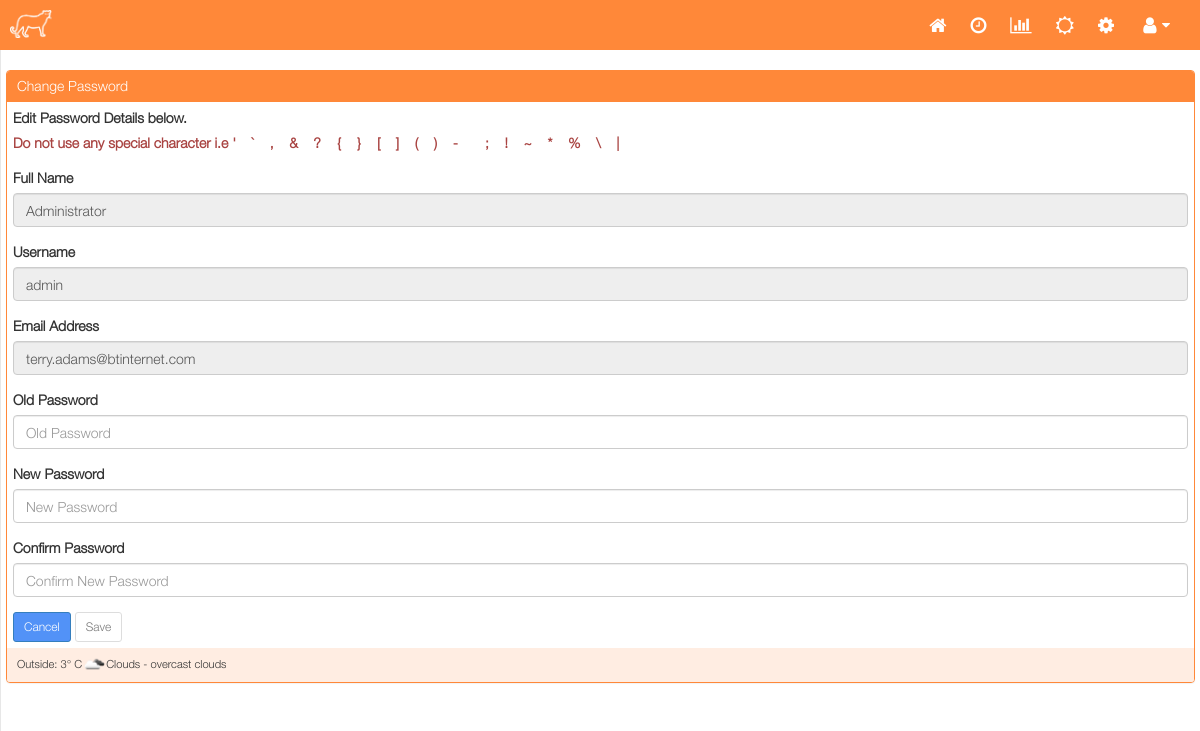
/user_accounts.php (signed in), run on the app's committed database.
### tables this page shows
CREATE TABLE IF NOT EXISTS `user` (
  `id` int(11) NOT NULL AUTO_INCREMENT,
  `account_enable` tinyint(1),
  `fullname` varchar(100) NOT NULL,
  `username` varchar(25) NOT NULL,
  `email` varchar(100) NOT NULL,
  `password` varchar(255) NOT NULL,
  `cpdate` timestamp NOT NULL ON UPDATE current_timestamp(),
  `account_date` timestamp NOT NULL,
  `admin_account` tinyint(4),
  PRIMARY KEY (`id`)
);

CREATE TABLE IF NOT EXISTS `weather` (
  `id` int(11) NOT NULL AUTO_INCREMENT,
  `sync` tinyint(4) NOT NULL,
  `location` varchar(50),
  `c` tinyint(4),
  `wind_speed` varchar(50),
  `title` varchar(50),
  `description` varchar(50),
  `sunrise` varchar(50),
  `sunset` varchar(50),
  `img` varchar(50),
  `last_update` timestamp NOT NULL ON UPDATE current_timestamp() COMMENT 'Last weather update',
  PRIMARY KEY (`id`)
);

### languages/en.php (called while the page is built, shortened)
<?php
$lang['title'] = "MaxAir - Smart Thermostat";
$lang['copyright'] = "BrainMax 2020. All Rights Reserved";
$lang['home'] = "Home";
$lang['login'] = "Login";
$lang['sign_in'] = "Please Sign In";
$lang['build'] = "Build";
$lang['powerd_by'] = "Powered By: Linux";
$lang['wifi_connect'] = "Connect To WiFi";
$lang['set_reboot'] = "Set and Restart";
$lang['lang_en'] = "English";
$lang['lang_pt'] = "Portuguese";
$lang['lang_fr'] = "Français";
$lang['lang_ro'] = "Română";
$lang['lang_lv'] = "Latviešu";
$lang['lang_it'] = "Italiano";
$lang['lang_de'] = "German";
$lang['start_time'] = "Start Time";
$lang['end_time'] = "End Time";
$lang['close'] = "Close";
$lang['dedicated_to'] = "Dedicated to: Amur Leopard";
$lang['cancel'] = "Cancel";
$lang['submit'] = "Submit";
$lang['do_not_refresh'] = "Do Not refresh or click the Back button on your Browser.";
$lang['temperature'] = "Temperature";
$lang['temp'] = "Temp";
$lang['humid'] = "Humid";
$lang['hot_water'] = "Hot Water";
$lang['cpu'] = "CPU";
$lang['start'] = "Start";
$lang['yes'] = "Yes";
$lang['save'] = "Save";
$lang['min_temperature'] = "Minimum Temperature";
$lang['max_temperature'] = "Maximum Temperature";
$lang['sch_name'] = "Schedule Name";
$lang['days'] = "Days";
$lang['hours'] = "Hours";
$lang['minutes'] = "Minutes";
$lang['seconds'] = "Seconds";
$lang['sun'] = "Sun";
$lang['mon'] = "Mon";
$lang['tue'] = "Tue";
$lang['wed'] = "Wed";
$lang['thu'] = "Thu";
$lang['fri'] = "Fri";
$lang['sat'] = "Sat";
$lang['jan'] = "Jan";
$lang['feb'] = "Feb";
$lang['mar'] = "Mar";
$lang['apr'] = "Apr";
$lang['may'] = "May";
$lang['jun'] = "Jun";
$lang['jul'] = "Jul";
$lang['aug'] = "Aug";
$lang['sep'] = "Sep";
$lang['oct'] = "Oct";
$lang['nov'] = "Nov";
$lang['dec'] = "Dec";
$lang['user_accounts'] = "User Accounts";
$lang['user_pass_empty'] = "Username and Password is empty.";
$lang['fullname_empty'] = "Fullname is empty";
?>

### user_accounts.php (the view, shortened to what this page needs)
<?php
require_once(__DIR__.'/st_inc/connection.php');
require_once(__DIR__.'/st_inc/functions.php');
if(isset($_GET['uid'])) {
        $id = $_GET['uid'];
	$dis = '';
	$req = '';
        if ($id != 0) {
		$title = $lang['edit_user'];
		$info_text = $lang['edit_user_text'];
	        $mode = 1;
	} else {
		$title = $lang['add_user'];
		$info_text = $lang['add_user_text'];
		$mode = 2;
	}
} else {
        $id = $_SESSION['user_id'];
        $dis = 'disabled';
	$req = 'required';
	$title = $lang['user_change_password'];
	$info_text = $lang['change_password_text'];
	$mode = 0;
}
$query = "SELECT * FROM user WHERE id = {$id} LIMIT 1";
$results = $conn->query($query);
$row = mysqli_fetch_assoc($results);
$fname = $row['fullname'];
$uname = $row['username'];
$email = $row['email'];
?>
<?php include("header.php"); ?>
<?php include_once("notice.php"); ?>
<div id="page-wrapper">
	<br>
	<div class="row">
        	<div class="panel panel-primary">
                	<div class="panel-heading">
                        	<?php echo $title; ?>
                        </div>
              		<div class="panel-body">
                                <form method="post" action="<?php $PHP_SELF ?>" data-toggle="validator" role="form" >
				<div class="form-group"><label><?php echo $info_text; ?></label>
				<br>
				<p class="text-danger"> <strong>Do not use any special character i.e
				' &nbsp;&nbsp; ` &nbsp;&nbsp; , &nbsp;&nbsp; & &nbsp;&nbsp; ? &nbsp;&nbsp; { &nbsp;&nbsp; } &nbsp;&nbsp; [ &nbsp;&nbsp; ] &nbsp;&nbsp; ( &nbsp;&nbsp; ) &nbsp;&nbsp; - &nbsp;&nbsp; &nbsp;&nbsp; ; &nbsp;&nbsp; ! &nbsp;&nbsp; ~ &nbsp;&nbsp; * &nbsp;&nbsp; % &nbsp;&nbsp; \ &nbsp;&nbsp; |</strong></p>
				</div>
				<div class="form-group"><label><?php echo $lang['fullname']; ?></label>
                			<input type="text" class="form-control" placeholder="Full Name" value="<?php echo $fname ;?>" id="full_name" name="full_name" data-error="Full Name is Required" autocomplete="off" required <?php echo $dis; ?>>
	                	</div>
        	        	<div class="form-group"><label><?php echo $lang['username']; ?></label>
                			<input type="text" class="form-control" placeholder="User Name" value="<?php echo $uname ;?>" id="user_name" name="user_name" data-error="User Name is Required" autocomplete="off" required <?php echo $dis; ?>>
                		</div>
                                <div class="form-group"><label><?php echo $lang['email_address']; ?></label>
                                        <input type="text" class="form-control" placeholder="Email Address" value="<?php echo $email ;?>" id="user_email" name="user_email" data-error="Email Address is Required" autocomplete="off" required <?php echo $dis; ?>>
                                </div>
				<?php if($mode != 2) {
	                		echo '<div class="form-group"><label>'.$lang['old_password'].'</label>'; if($mode == 1) { echo '<small class="text-muted">'.$lang['old_password_info'].'</small>'; }
        	        			echo '<input class="form-control" type="password" class="form-control" placeholder="Old Password" value="" id="old_pass" name="old_pass" data-error="Old Password is Required" autocomplete="off" '.$req.'>
                			<div class="help-block with-errors"></div>
					</div>';
				} ?>
	                	<div class="form-group"><label><?php echo $lang['new_password']; ?></label>
        	        		<input class="form-control" type="password" class="form-control" placeholder="New Password" value="" id="example-progress-bar" name="new_pass" data-error="New Password is Required" autocomplete="off" <?php echo $req; ?>>
				</div>
	                	<div class="form-group"><label><?php echo $lang['confirm_password']; ?></label>
        	        		<input class="form-control" type="password" class="form-control" placeholder="Confirm New Password" value="" id="con_pass" name="con_pass" data-error="Confirm New Password is Required" autocomplete="off" <?php echo $req; ?>>
				</div>
				<a href="home.php"><button type="button" class="btn btn-primary btn-sm"><?php echo $lang['cancel']; ?></button></a>
        	        	<input type="submit" name="submit" value="<?php echo $lang['save']; ?>" class="btn btn-default btn-sm">
                		</form>
	           	</div>
			<div class="panel-footer">
				<?php
				ShowWeather($conn);
				?>
                    	</div>
  		</div>
	</div>
</div>
<?php include("footer.php");  ?>

### st_inc/functions.php (shortened to what this page needs)
<?php
function ShowWeather($conn)
{
    $query="select * from weather";
    $result = $conn->query($query);
    $weather = mysqli_fetch_array($result);
    $c_f = settings($conn, 'c_f');
    echo 'Outside: ' .DispTemp($conn,$weather['c']). '&deg;&nbsp;';
    if($c_f==1 || $c_f=='1')
        echo 'F';
    else
        echo 'C';
    $Img='images/' . $weather['img'] . '.png';
    if(file_exists($Img))
        echo '<span><img border="0" width="24" src="' . $Img . '" title="' . $weather['title'] . ' - ' . $weather['description'] . '"></span>';
    echo '<span>' . $weather['title'] . ' - ' . $weather['description'] . '</span>';
}
function settings($db, $svalue){
	$rValue = "";
	$query="SELECT * FROM system limit 1;";
	$result = $db->query($query);
	if ($row = mysqli_fetch_array($result))
    {
        if(isset($row[$svalue]))
            $rValue = $row[$svalue];
    }
	return $rValue;
}
function DispTemp($conn,$C)
{
    $c_f = settings($conn, 'c_f');
    return round($C,1);
}
?>

### css/sb-admin-2.css (style rules this page uses)
body { background-color: #f8f8f8; }
#page-wrapper { padding: 0 15px; min-height: 568px; background-color: #fff; }
@media (min-width:768px) { #page-wrapper { position: inherit; margin: 0 0 0 0px; padding: 0 30px; border-left: 1px solid #e7e7e7; } }
.btn.disabled { pointer-events: auto; }
body { font-family:"HelveticaNeue-Light",Helvetica,Arial,sans-serif; font-size:14px;line-height:1.42857143; color:#333; background-color:#fff }
.btn-default { color:#333;background-color:#fdf7f4;border-color:#ff8839 }
.panel-primary { border-color:#ff8839 }
.panel-primary>.panel-heading { color:#fff;background-color:#ff8839;border-color:#ff8839; font-family: "HelveticaNeue-Light",Helvetica,Arial,sans-serif; }
.panel-footer { padding:5px 10px;background-color:#ffede2;border-top:0px solid #ff8839;border-bottom-right-radius:3px;border-bottom-left-radius:3px; font-size: 80%; font-family: "HelveticaNeue-Light",Helvetica,Arial,sans-serif; }
.panel-body { padding: 6px; }
#page-wrapper { padding: 0 10px; }

### data on the page
user: full_name "Administrator", user_name "admin", user_email "terry.adams@btinternet.com"
weather: title "Clouds", description "overcast clouds"

### other printed values
$title "Change Password"
$info_text "Edit Password Details below."
$lang['fullname'] "Full Name"
$lang['username'] "Username"
$lang['email_address'] "Email Address"
$lang['old_password'] "Old Password"
$lang['new_password'] "New Password"
$lang['confirm_password'] "Confirm Password"
$lang['cancel'] "Cancel"
DispTemp($conn,$weather['c']) "3"
